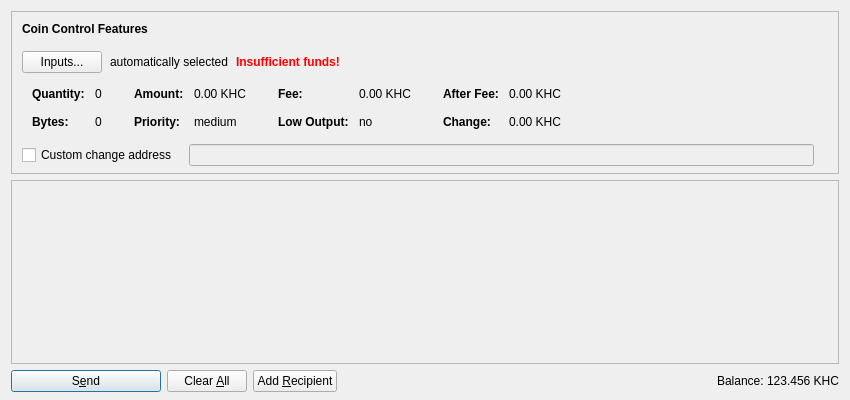
<?xml version="1.0" encoding="UTF-8"?>
<ui version="4.0">
 <class>SendCoinsDialog</class>
 <widget class="QDialog" name="SendCoinsDialog">
  <property name="geometry">
   <rect>
    <x>0</x>
    <y>0</y>
    <width>850</width>
    <height>400</height>
   </rect>
  </property>
  <property name="windowTitle">
   <string>Send Coins</string>
  </property>
  <layout class="QVBoxLayout" name="verticalLayout" stretch="0,1,0">
   <property name="bottomMargin">
    <number>8</number>
   </property>
   <item>
    <widget class="QFrame" name="frameCoinControl">
     <property name="sizePolicy">
      <sizepolicy hsizetype="Expanding" vsizetype="Expanding">
       <horstretch>0</horstretch>
       <verstretch>0</verstretch>
      </sizepolicy>
     </property>
     <property name="maximumSize">
      <size>
       <width>16777215</width>
       <height>16777215</height>
      </size>
     </property>
     <property name="frameShape">
      <enum>QFrame::StyledPanel</enum>
     </property>
     <property name="frameShadow">
      <enum>QFrame::Sunken</enum>
     </property>
     <layout class="QVBoxLayout" name="verticalLayoutCoinControl2">
      <property name="spacing">
       <number>0</number>
      </property>
      <property name="leftMargin">
       <number>0</number>
      </property>
      <property name="topMargin">
       <number>0</number>
      </property>
      <property name="rightMargin">
       <number>0</number>
      </property>
      <property name="bottomMargin">
       <number>6</number>
      </property>
      <item>
       <layout class="QVBoxLayout" name="verticalLayoutCoinControl" stretch="0,0,0,0,1">
        <property name="spacing">
         <number>0</number>
        </property>
        <property name="leftMargin">
         <number>10</number>
        </property>
        <property name="topMargin">
         <number>10</number>
        </property>
        <item>
         <layout class="QHBoxLayout" name="horizontalLayoutCoinControl1">
          <property name="bottomMargin">
           <number>15</number>
          </property>
          <item>
           <widget class="QLabel" name="labelCoinControlFeatures">
            <property name="sizePolicy">
             <sizepolicy hsizetype="Preferred" vsizetype="Maximum">
              <horstretch>0</horstretch>
              <verstretch>0</verstretch>
             </sizepolicy>
            </property>
            <property name="font">
             <font>
              <weight>75</weight>
              <bold>true</bold>
             </font>
            </property>
            <property name="styleSheet">
             <string notr="true">font-weight:bold;</string>
            </property>
            <property name="text">
             <string>Coin Control Features</string>
            </property>
           </widget>
          </item>
         </layout>
        </item>
        <item>
         <layout class="QHBoxLayout" name="horizontalLayoutCoinControl2" stretch="0,0,0,0">
          <property name="spacing">
           <number>8</number>
          </property>
          <property name="bottomMargin">
           <number>10</number>
          </property>
          <item>
           <widget class="QPushButton" name="pushButtonCoinControl">
            <property name="styleSheet">
             <string notr="true"/>
            </property>
            <property name="text">
             <string>Inputs...</string>
            </property>
           </widget>
          </item>
          <item>
           <widget class="QLabel" name="labelCoinControlAutomaticallySelected">
            <property name="text">
             <string>automatically selected</string>
            </property>
            <property name="margin">
             <number>5</number>
            </property>
           </widget>
          </item>
          <item>
           <widget class="QLabel" name="labelCoinControlInsuffFunds">
            <property name="font">
             <font>
              <weight>75</weight>
              <bold>true</bold>
             </font>
            </property>
            <property name="styleSheet">
             <string notr="true">color:red;font-weight:bold;</string>
            </property>
            <property name="text">
             <string>Insufficient funds!</string>
            </property>
            <property name="margin">
             <number>5</number>
            </property>
           </widget>
          </item>
          <item>
           <spacer name="horizontalSpacerCoinControl">
            <property name="orientation">
             <enum>Qt::Horizontal</enum>
            </property>
            <property name="sizeHint" stdset="0">
             <size>
              <width>40</width>
              <height>1</height>
             </size>
            </property>
           </spacer>
          </item>
         </layout>
        </item>
        <item>
         <widget class="QWidget" name="widgetCoinControl" native="true">
          <property name="sizePolicy">
           <sizepolicy hsizetype="Preferred" vsizetype="Preferred">
            <horstretch>0</horstretch>
            <verstretch>0</verstretch>
           </sizepolicy>
          </property>
          <property name="minimumSize">
           <size>
            <width>0</width>
            <height>0</height>
           </size>
          </property>
          <property name="styleSheet">
           <string notr="true"/>
          </property>
          <layout class="QHBoxLayout" name="horizontalLayoutCoinControl5">
           <property name="leftMargin">
            <number>0</number>
           </property>
           <property name="topMargin">
            <number>0</number>
           </property>
           <property name="rightMargin">
            <number>0</number>
           </property>
           <property name="bottomMargin">
            <number>0</number>
           </property>
           <item>
            <layout class="QHBoxLayout" name="horizontalLayoutCoinControl3" stretch="0,0,0,1">
             <property name="spacing">
              <number>20</number>
             </property>
             <property name="topMargin">
              <number>0</number>
             </property>
             <property name="bottomMargin">
              <number>10</number>
             </property>
             <item>
              <layout class="QFormLayout" name="formLayoutCoinControl1">
               <property name="horizontalSpacing">
                <number>10</number>
               </property>
               <property name="verticalSpacing">
                <number>14</number>
               </property>
               <property name="leftMargin">
                <number>10</number>
               </property>
               <property name="topMargin">
                <number>4</number>
               </property>
               <property name="rightMargin">
                <number>6</number>
               </property>
               <item row="0" column="0">
                <widget class="QLabel" name="labelCoinControlQuantityText">
                 <property name="font">
                  <font>
                   <weight>75</weight>
                   <bold>true</bold>
                  </font>
                 </property>
                 <property name="text">
                  <string>Quantity:</string>
                 </property>
                 <property name="margin">
                  <number>0</number>
                 </property>
                </widget>
               </item>
               <item row="0" column="1">
                <widget class="QLabel" name="labelCoinControlQuantity">
                 <property name="cursor">
                  <cursorShape>IBeamCursor</cursorShape>
                 </property>
                 <property name="contextMenuPolicy">
                  <enum>Qt::ActionsContextMenu</enum>
                 </property>
                 <property name="text">
                  <string notr="true">0</string>
                 </property>
                 <property name="margin">
                  <number>0</number>
                 </property>
                 <property name="textInteractionFlags">
                  <set>Qt::LinksAccessibleByMouse|Qt::TextSelectableByKeyboard|Qt::TextSelectableByMouse</set>
                 </property>
                </widget>
               </item>
               <item row="1" column="0">
                <widget class="QLabel" name="labelCoinControlBytesText">
                 <property name="font">
                  <font>
                   <weight>75</weight>
                   <bold>true</bold>
                  </font>
                 </property>
                 <property name="text">
                  <string>Bytes:</string>
                 </property>
                </widget>
               </item>
               <item row="1" column="1">
                <widget class="QLabel" name="labelCoinControlBytes">
                 <property name="cursor">
                  <cursorShape>IBeamCursor</cursorShape>
                 </property>
                 <property name="contextMenuPolicy">
                  <enum>Qt::ActionsContextMenu</enum>
                 </property>
                 <property name="text">
                  <string notr="true">0</string>
                 </property>
                 <property name="textInteractionFlags">
                  <set>Qt::LinksAccessibleByMouse|Qt::TextSelectableByKeyboard|Qt::TextSelectableByMouse</set>
                 </property>
                </widget>
               </item>
              </layout>
             </item>
             <item>
              <layout class="QFormLayout" name="formLayoutCoinControl2">
               <property name="horizontalSpacing">
                <number>10</number>
               </property>
               <property name="verticalSpacing">
                <number>14</number>
               </property>
               <property name="leftMargin">
                <number>6</number>
               </property>
               <property name="topMargin">
                <number>4</number>
               </property>
               <property name="rightMargin">
                <number>6</number>
               </property>
               <item row="0" column="0">
                <widget class="QLabel" name="labelCoinControlAmountText">
                 <property name="font">
                  <font>
                   <weight>75</weight>
                   <bold>true</bold>
                  </font>
                 </property>
                 <property name="text">
                  <string>Amount:</string>
                 </property>
                 <property name="margin">
                  <number>0</number>
                 </property>
                </widget>
               </item>
               <item row="0" column="1">
                <widget class="QLabel" name="labelCoinControlAmount">
                 <property name="cursor">
                  <cursorShape>IBeamCursor</cursorShape>
                 </property>
                 <property name="contextMenuPolicy">
                  <enum>Qt::ActionsContextMenu</enum>
                 </property>
                 <property name="text">
                  <string notr="true">0.00 KHC</string>
                 </property>
                 <property name="textInteractionFlags">
                  <set>Qt::LinksAccessibleByMouse|Qt::TextSelectableByKeyboard|Qt::TextSelectableByMouse</set>
                 </property>
                </widget>
               </item>
               <item row="1" column="0">
                <widget class="QLabel" name="labelCoinControlPriorityText">
                 <property name="font">
                  <font>
                   <weight>75</weight>
                   <bold>true</bold>
                  </font>
                 </property>
                 <property name="text">
                  <string>Priority:</string>
                 </property>
                </widget>
               </item>
               <item row="1" column="1">
                <widget class="QLabel" name="labelCoinControlPriority">
                 <property name="cursor">
                  <cursorShape>IBeamCursor</cursorShape>
                 </property>
                 <property name="contextMenuPolicy">
                  <enum>Qt::ActionsContextMenu</enum>
                 </property>
                 <property name="text">
                  <string notr="true">medium</string>
                 </property>
                 <property name="textInteractionFlags">
                  <set>Qt::LinksAccessibleByMouse|Qt::TextSelectableByKeyboard|Qt::TextSelectableByMouse</set>
                 </property>
                </widget>
               </item>
              </layout>
             </item>
             <item>
              <layout class="QFormLayout" name="formLayoutCoinControl3">
               <property name="horizontalSpacing">
                <number>10</number>
               </property>
               <property name="verticalSpacing">
                <number>14</number>
               </property>
               <property name="leftMargin">
                <number>6</number>
               </property>
               <property name="topMargin">
                <number>4</number>
               </property>
               <property name="rightMargin">
                <number>6</number>
               </property>
               <item row="0" column="0">
                <widget class="QLabel" name="labelCoinControlFeeText">
                 <property name="font">
                  <font>
                   <weight>75</weight>
                   <bold>true</bold>
                  </font>
                 </property>
                 <property name="text">
                  <string>Fee:</string>
                 </property>
                 <property name="margin">
                  <number>0</number>
                 </property>
                </widget>
               </item>
               <item row="0" column="1">
                <widget class="QLabel" name="labelCoinControlFee">
                 <property name="cursor">
                  <cursorShape>IBeamCursor</cursorShape>
                 </property>
                 <property name="contextMenuPolicy">
                  <enum>Qt::ActionsContextMenu</enum>
                 </property>
                 <property name="text">
                  <string notr="true">0.00 KHC</string>
                 </property>
                 <property name="textInteractionFlags">
                  <set>Qt::LinksAccessibleByMouse|Qt::TextSelectableByKeyboard|Qt::TextSelectableByMouse</set>
                 </property>
                </widget>
               </item>
               <item row="1" column="0">
                <widget class="QLabel" name="labelCoinControlLowOutputText">
                 <property name="font">
                  <font>
                   <weight>75</weight>
                   <bold>true</bold>
                  </font>
                 </property>
                 <property name="text">
                  <string>Low Output:</string>
                 </property>
                </widget>
               </item>
               <item row="1" column="1">
                <widget class="QLabel" name="labelCoinControlLowOutput">
                 <property name="cursor">
                  <cursorShape>IBeamCursor</cursorShape>
                 </property>
                 <property name="contextMenuPolicy">
                  <enum>Qt::ActionsContextMenu</enum>
                 </property>
                 <property name="text">
                  <string notr="true">no</string>
                 </property>
                 <property name="textInteractionFlags">
                  <set>Qt::LinksAccessibleByMouse|Qt::TextSelectableByKeyboard|Qt::TextSelectableByMouse</set>
                 </property>
                </widget>
               </item>
              </layout>
             </item>
             <item>
              <layout class="QFormLayout" name="formLayoutCoinControl4">
               <property name="horizontalSpacing">
                <number>10</number>
               </property>
               <property name="verticalSpacing">
                <number>14</number>
               </property>
               <property name="leftMargin">
                <number>6</number>
               </property>
               <property name="topMargin">
                <number>4</number>
               </property>
               <property name="rightMargin">
                <number>6</number>
               </property>
               <item row="0" column="0">
                <widget class="QLabel" name="labelCoinControlAfterFeeText">
                 <property name="font">
                  <font>
                   <weight>75</weight>
                   <bold>true</bold>
                  </font>
                 </property>
                 <property name="text">
                  <string>After Fee:</string>
                 </property>
                 <property name="margin">
                  <number>0</number>
                 </property>
                </widget>
               </item>
               <item row="0" column="1">
                <widget class="QLabel" name="labelCoinControlAfterFee">
                 <property name="cursor">
                  <cursorShape>IBeamCursor</cursorShape>
                 </property>
                 <property name="contextMenuPolicy">
                  <enum>Qt::ActionsContextMenu</enum>
                 </property>
                 <property name="text">
                  <string notr="true">0.00 KHC</string>
                 </property>
                 <property name="textInteractionFlags">
                  <set>Qt::LinksAccessibleByMouse|Qt::TextSelectableByKeyboard|Qt::TextSelectableByMouse</set>
                 </property>
                </widget>
               </item>
               <item row="1" column="0">
                <widget class="QLabel" name="labelCoinControlChangeText">
                 <property name="font">
                  <font>
                   <weight>75</weight>
                   <bold>true</bold>
                  </font>
                 </property>
                 <property name="text">
                  <string>Change:</string>
                 </property>
                </widget>
               </item>
               <item row="1" column="1">
                <widget class="QLabel" name="labelCoinControlChange">
                 <property name="cursor">
                  <cursorShape>IBeamCursor</cursorShape>
                 </property>
                 <property name="contextMenuPolicy">
                  <enum>Qt::ActionsContextMenu</enum>
                 </property>
                 <property name="text">
                  <string notr="true">0.00 KHC</string>
                 </property>
                 <property name="textInteractionFlags">
                  <set>Qt::LinksAccessibleByMouse|Qt::TextSelectableByKeyboard|Qt::TextSelectableByMouse</set>
                 </property>
                </widget>
               </item>
              </layout>
             </item>
            </layout>
           </item>
          </layout>
         </widget>
        </item>
        <item>
         <layout class="QHBoxLayout" name="horizontalLayoutCoinControl4" stretch="0,0,0">
          <property name="spacing">
           <number>12</number>
          </property>
          <property name="sizeConstraint">
           <enum>QLayout::SetDefaultConstraint</enum>
          </property>
          <property name="topMargin">
           <number>5</number>
          </property>
          <property name="rightMargin">
           <number>5</number>
          </property>
          <item>
           <widget class="QCheckBox" name="checkBoxCoinControlChange">
            <property name="toolTip">
             <string>If this is activated, but the change address is empty or invalid, change will be sent to a newly generated address.</string>
            </property>
            <property name="text">
             <string>Custom change address</string>
            </property>
           </widget>
          </item>
          <item>
           <widget class="QValidatedLineEdit" name="lineEditCoinControlChange">
            <property name="enabled">
             <bool>false</bool>
            </property>
            <property name="sizePolicy">
             <sizepolicy hsizetype="Expanding" vsizetype="Fixed">
              <horstretch>0</horstretch>
              <verstretch>0</verstretch>
             </sizepolicy>
            </property>
           </widget>
          </item>
          <item>
           <widget class="QLabel" name="labelCoinControlChangeLabel">
            <property name="sizePolicy">
             <sizepolicy hsizetype="Preferred" vsizetype="Expanding">
              <horstretch>0</horstretch>
              <verstretch>0</verstretch>
             </sizepolicy>
            </property>
            <property name="minimumSize">
             <size>
              <width>0</width>
              <height>0</height>
             </size>
            </property>
            <property name="text">
             <string/>
            </property>
            <property name="margin">
             <number>3</number>
            </property>
           </widget>
          </item>
         </layout>
        </item>
        <item>
         <spacer name="verticalSpacerCoinControl">
          <property name="orientation">
           <enum>Qt::Vertical</enum>
          </property>
          <property name="sizeHint" stdset="0">
           <size>
            <width>800</width>
            <height>1</height>
           </size>
          </property>
         </spacer>
        </item>
       </layout>
      </item>
     </layout>
    </widget>
   </item>
   <item>
    <widget class="QScrollArea" name="scrollArea">
     <property name="widgetResizable">
      <bool>true</bool>
     </property>
     <widget class="QWidget" name="scrollAreaWidgetContents">
      <property name="geometry">
       <rect>
        <x>0</x>
        <y>0</y>
        <width>830</width>
        <height>178</height>
       </rect>
      </property>
      <layout class="QVBoxLayout" name="verticalLayout_2" stretch="0,1">
       <property name="leftMargin">
        <number>0</number>
       </property>
       <property name="topMargin">
        <number>0</number>
       </property>
       <property name="rightMargin">
        <number>0</number>
       </property>
       <property name="bottomMargin">
        <number>0</number>
       </property>
       <item>
        <layout class="QVBoxLayout" name="entries">
         <property name="spacing">
          <number>6</number>
         </property>
        </layout>
       </item>
       <item>
        <spacer name="verticalSpacer">
         <property name="orientation">
          <enum>Qt::Vertical</enum>
         </property>
         <property name="sizeHint" stdset="0">
          <size>
           <width>20</width>
           <height>40</height>
          </size>
         </property>
        </spacer>
       </item>
      </layout>
     </widget>
    </widget>
   </item>
   <item>
    <layout class="QHBoxLayout" name="horizontalLayout">
     <item>
      <widget class="QPushButton" name="sendButton">
       <property name="minimumSize">
        <size>
         <width>150</width>
         <height>0</height>
        </size>
       </property>
       <property name="toolTip">
        <string>Confirm the send action</string>
       </property>
       <property name="text">
        <string>S&amp;end</string>
       </property>
       <property name="icon">
        <iconset resource="../kryptohash.qrc">
         <normaloff>:/icons/send</normaloff>:/icons/send</iconset>
       </property>
       <property name="default">
        <bool>true</bool>
       </property>
      </widget>
     </item>
     <item>
      <widget class="QPushButton" name="clearButton">
       <property name="sizePolicy">
        <sizepolicy hsizetype="Minimum" vsizetype="Fixed">
         <horstretch>0</horstretch>
         <verstretch>0</verstretch>
        </sizepolicy>
       </property>
       <property name="toolTip">
        <string>Clear all fields of the form.</string>
       </property>
       <property name="text">
        <string>Clear &amp;All</string>
       </property>
       <property name="icon">
        <iconset resource="../kryptohash.qrc">
         <normaloff>:/icons/remove</normaloff>:/icons/remove</iconset>
       </property>
       <property name="autoRepeatDelay">
        <number>300</number>
       </property>
       <property name="autoDefault">
        <bool>false</bool>
       </property>
      </widget>
     </item>
     <item>
      <widget class="QPushButton" name="addButton">
       <property name="toolTip">
        <string>Send to multiple recipients at once</string>
       </property>
       <property name="text">
        <string>Add &amp;Recipient</string>
       </property>
       <property name="icon">
        <iconset resource="../kryptohash.qrc">
         <normaloff>:/icons/add</normaloff>:/icons/add</iconset>
       </property>
       <property name="autoDefault">
        <bool>false</bool>
       </property>
      </widget>
     </item>
     <item>
      <spacer name="horizontalSpacer">
       <property name="orientation">
        <enum>Qt::Horizontal</enum>
       </property>
       <property name="sizeHint" stdset="0">
        <size>
         <width>40</width>
         <height>20</height>
        </size>
       </property>
      </spacer>
     </item>
     <item>
      <layout class="QHBoxLayout" name="horizontalLayout_2">
       <property name="spacing">
        <number>3</number>
       </property>
       <item>
        <widget class="QLabel" name="label">
         <property name="sizePolicy">
          <sizepolicy hsizetype="Preferred" vsizetype="Fixed">
           <horstretch>0</horstretch>
           <verstretch>0</verstretch>
          </sizepolicy>
         </property>
         <property name="text">
          <string>Balance:</string>
         </property>
        </widget>
       </item>
       <item>
        <widget class="QLabel" name="labelBalance">
         <property name="sizePolicy">
          <sizepolicy hsizetype="Preferred" vsizetype="Fixed">
           <horstretch>0</horstretch>
           <verstretch>0</verstretch>
          </sizepolicy>
         </property>
         <property name="cursor">
          <cursorShape>IBeamCursor</cursorShape>
         </property>
         <property name="text">
          <string notr="true">123.456 KHC</string>
         </property>
         <property name="textInteractionFlags">
          <set>Qt::LinksAccessibleByMouse|Qt::TextSelectableByKeyboard|Qt::TextSelectableByMouse</set>
         </property>
        </widget>
       </item>
      </layout>
     </item>
    </layout>
   </item>
  </layout>
 </widget>
 <customwidgets>
  <customwidget>
   <class>QValidatedLineEdit</class>
   <extends>QLineEdit</extends>
   <header>qvalidatedlineedit.h</header>
  </customwidget>
 </customwidgets>
 <resources>
  <include location="../kryptohash.qrc"/>
 </resources>
 <connections/>
</ui>
